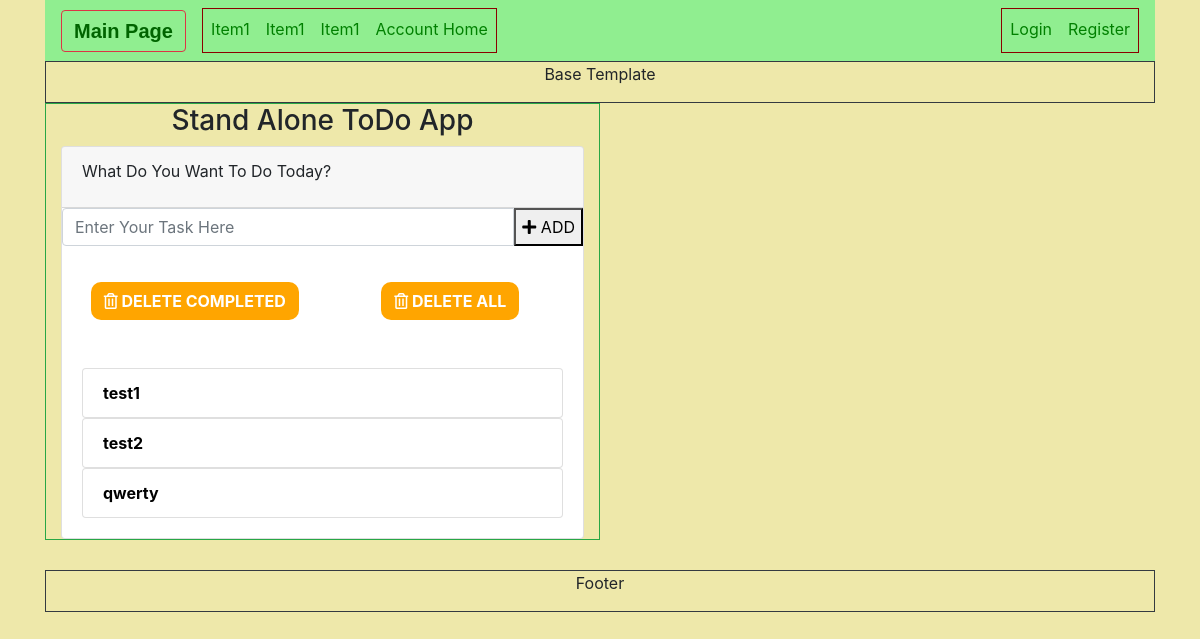
The page /todo/ on the database as committed earlier.
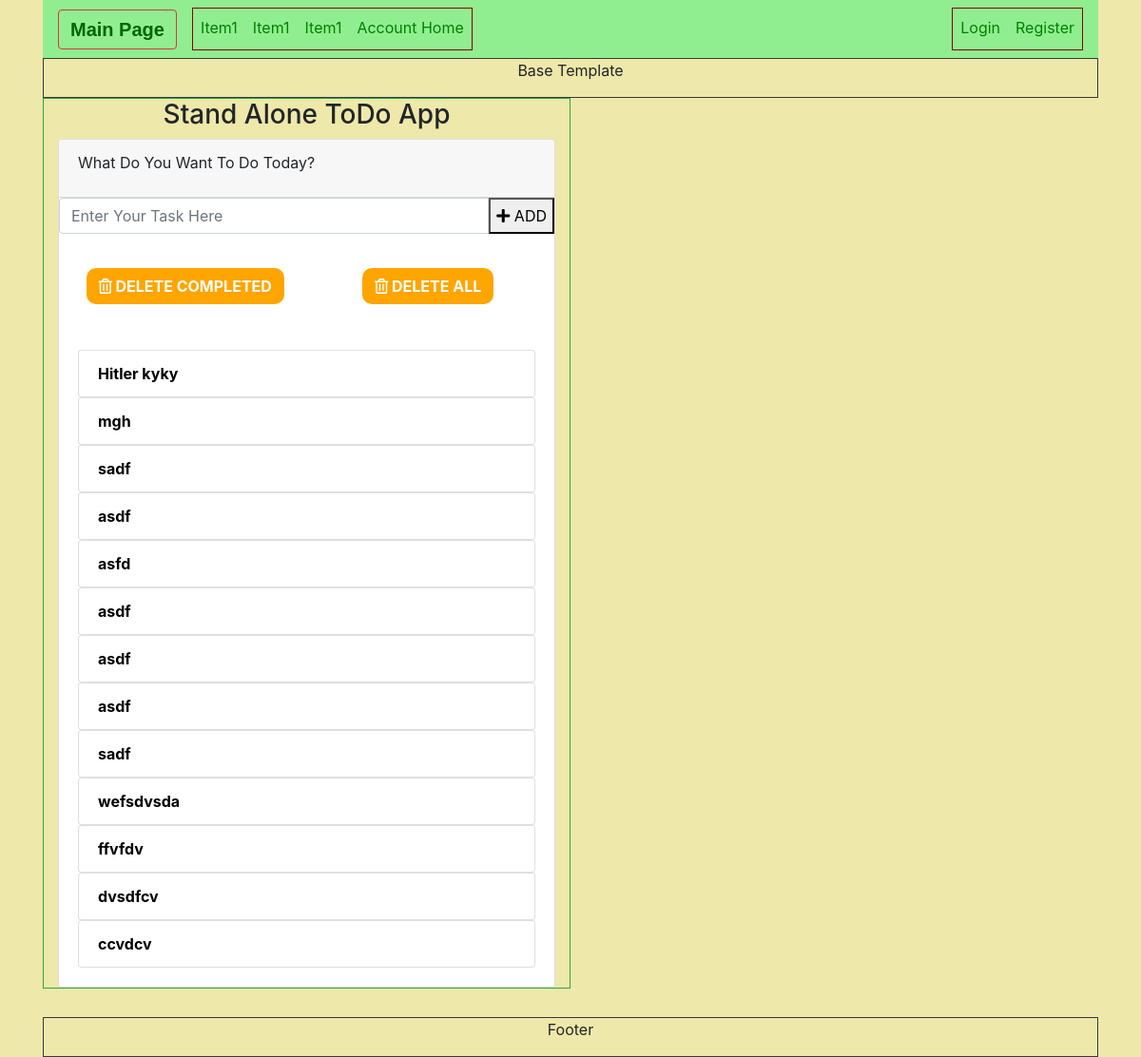
The same page on the database as committed later.
### Todo/models.py (models this page shows, shortened)
class Todo(models.Model):
    text = models.CharField(max_length=50)
    complete = models.BooleanField(default=False)

### Todo/views.py (the view)
# urls.py: path('', todo_home, name='todo_home'),
def todo_home(request):
    todo_list = Todo.objects.order_by('id')
    new_todo_form = NewTodoForm
    args = {'todo_list': todo_list, 'form': new_todo_form}
    return render(request, template_name='todo/todo_home.html', context=args)

### Todo/templates/todo/todo_home.html (shortened to what this page needs)
{% extends 'base.html' %}
{% load static %}
{% block head %}
    <link rel="stylesheet" href="{% static 'todo_home.css' %}" type="text/css">
{% endblock %}
{% block content %}
    <article class="border border-success article-todo col-lg-6">
        <div>
            <h3 class="text-center">Stand Alone ToDo App</h3>
        </div>
        <div>
            <div class="card">
                <div class="card-header">
                    <p class="card-title">
                        What Do You Want To Do Today?
                    </p>
                </div>
                <div>
                    <form action="{% url 'todo:add_todo' %}" method="post" role="form">
                        <div class="form-group">
                            <div class="input-group">
                                {{ form.text }}
                                <button type="submit"><span><i class="fas fa-plus"></i></span> ADD</button>
                            </div>
                        </div>
                    </form>
                </div>
                <div class="card-body">
                    <div class="buttons">
                        <div class="row text-center">
                            <div class="col">
                                <a href="{% url 'todo:delete_complete' %}">
                                    <button class="btn delete_btn"><span><i class="far fa-trash-alt"></i></span> Delete Completed</button>
                                </a>
                            </div>
                            <div class="col">
                                <a href="{% url 'todo:delete_all' %}">
                                    <button class="btn delete_btn"><span><i class="far fa-trash-alt"></i></span> Delete All</button>
                                </a>
                            </div>
                        </div>
                    </div>
                    <div class="card-text">
                        <ul class="list-group">
                            {% for item in todo_list %}
                                {% if item.complete %}
                                    <a class="todo-completed" href="{% url 'complete' item.id %}">
                                    <li class="list-group-item">
                                        {{ item.text }}
                                    </li>
                                    </a>
                                {% else %}
                                    <a href="{% url 'todo:complete' item.id %}">
                                        <li class="list-group-item">
                                            {{ item.text }}
                                        </li>
                                    </a>
                                {% endif %}
                            {% endfor %}
                        </ul>
                    </div>
                </div>
            </div>
        </div>
    </article>
{% endblock %}

### account/templates/base.html (shortened to what this page needs)
{% load static %}
<!DOCTYPE html>
<html lang="en">
<head>
    <link rel="stylesheet" href="https://use.fontawesome.com/releases/v5.8.1/css/all.css"
>
    <link rel="stylesheet" href="{% static 'bs4/bootstrap.css' %}" type="text/css">
    <link rel="stylesheet" href="{% static 'navbar.css' %}">
    <link rel="stylesheet" href="{% static 'main.css' %}" type="text/css">
    {% block head %}
    {% endblock %}
</head>
<body>
<div class="container">
    {% include 'navbar.html' %}
    <div class="border border-dark">
        <p class="text-md-center">Base Template</p>
    </div>
    {% block content %}
    {% endblock %}
    {% include 'footer.html' %}
</div>
</body>
</html>

### account/templates/navbar.html (shortened to what this page needs)
<nav class="navbar navbar-expand-sm">
    <div class="">
        <a class="navbar-brand brand btn btn-outline-danger" href="{% url 'main_page' %}">Main Page</a>
    </div>
    <div class="collapse navbar-collapse" id="nav-menu">
        <ul class="navbar-nav">
            <li class="nav-item"><a class="nav-link" href="#">item1</a></li>
            <li class="nav-item"><a class="nav-link" href="#">item1</a></li>
            <li class="nav-item"><a class="nav-link" href="#">item1</a></li>
            <li class="nav-item"><a class="nav-link" href="{% url 'account:account_home' %}">Account Home</a></li>
        </ul>
        {% if user.is_authenticated %}
            <ul class="navbar-nav ml-auto">
                <li class="nav-item">
                    <a class="btn btn-dark" href="#">{{ user }}</a>
                </li>
                <li class="nav-item">
                    <a class="btn btn-outline-danger" href="{% url 'account:logout' %}">Logout</a>
                </li>
            </ul>
        {% else %}
            <ul class="navbar-nav ml-auto">
                <li class="nav-item"><a href="{% url 'account:login' %}" class="nav-link">Login</a></li>
                <li class="nav-item"><a href="{% url 'account:user_register' %}" class="nav-link">Register</a></li>
            </ul>
        {% endif %}
    </div>
</nav>

### account/templates/footer.html
<div class="container border border-dark">
    <p class="text-lg-center">Footer</p>
</div>

### account/static/navbar.css (style rules this page uses)
nav { background-color: lightgreen; }
.brand { color: darkgreen; font-weight: bold; font-family: sans-serif; }
.navbar-nav { border: 1px solid darkred; }
.nav-link { color: green; text-transform: capitalize; border-bottom: 3px solid transparent; }

### account/static/main.css (style rules this page uses)
* { margin: 0; }
body { background-color: palegoldenrod; }
.row { margin-bottom: 3rem; }
.article-todo { margin-bottom: 30px; }

### Todo/static/todo_home.css (style rules this page uses)
.delete_btn { color: white; background-color: orange; font-weight: bold; text-transform: uppercase; -webkit-border-radius: 10px; -moz-border-radius: 10px; border-radius: 10px; }
.buttons { margin-bottom: 1rem; }
.list-group-item { color: #000; font-weight: bold; text-decoration: none; }

Rows that differ between the two databases and show on the page:
removed Todo: text "test1"
removed Todo: text "test2"
removed Todo: text "qwerty"
added Todo: text "Hitler kyky"
added Todo: text "mgh"
added Todo: text "sadf"
added Todo: text "asdf"
added Todo: text "asfd"
added Todo: text "asdf"
added Todo: text "asdf"
added Todo: text "asdf"
added Todo: text "sadf"
added Todo: text "wefsdvsda"
added Todo: text "ffvfdv"
added Todo: text "dvsdfcv"
added Todo: text "ccvdcv"
